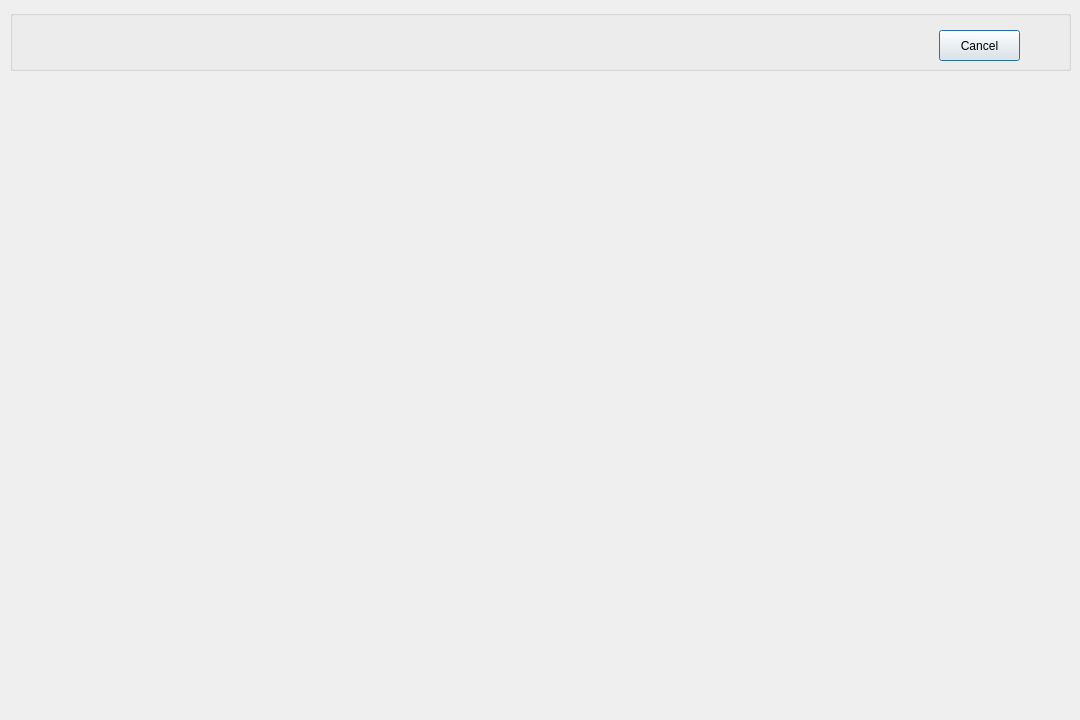
<?xml version="1.0" encoding="UTF-8"?>
<ui version="4.0">
 <class>editprofile</class>
 <widget class="QDialog" name="editprofile">
  <property name="geometry">
   <rect>
    <x>0</x>
    <y>0</y>
    <width>1080</width>
    <height>720</height>
   </rect>
  </property>
  <property name="windowTitle">
   <string>Dialog</string>
  </property>
  <widget class="QGroupBox" name="groupBox">
   <property name="geometry">
    <rect>
     <x>10</x>
     <y>10</y>
     <width>1061</width>
     <height>61</height>
    </rect>
   </property>
   <property name="title">
    <string/>
   </property>
   <widget class="QPushButton" name="pushButton_cancelep">
    <property name="geometry">
     <rect>
      <x>929</x>
      <y>20</y>
      <width>81</width>
      <height>31</height>
     </rect>
    </property>
    <property name="text">
     <string>Cancel</string>
    </property>
   </widget>
  </widget>
 </widget>
 <resources/>
 <connections/>
</ui>
